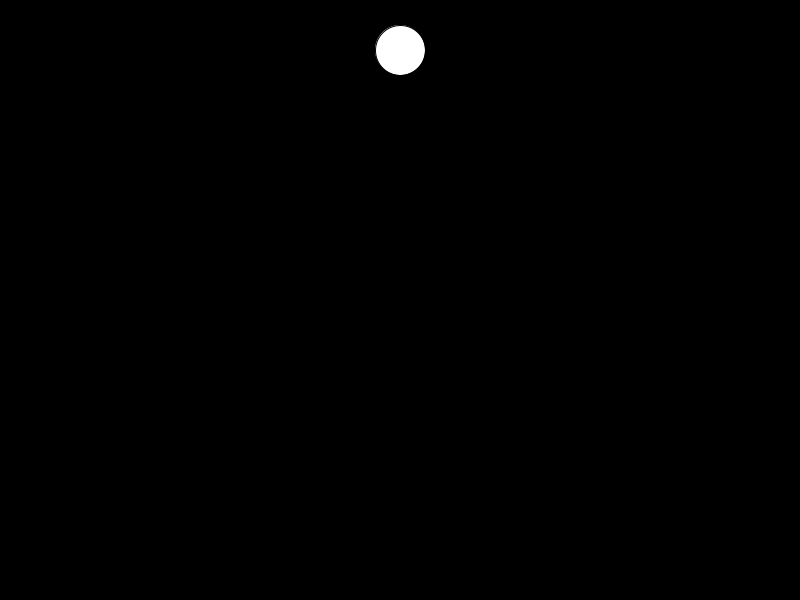
Frame 1 (no input)
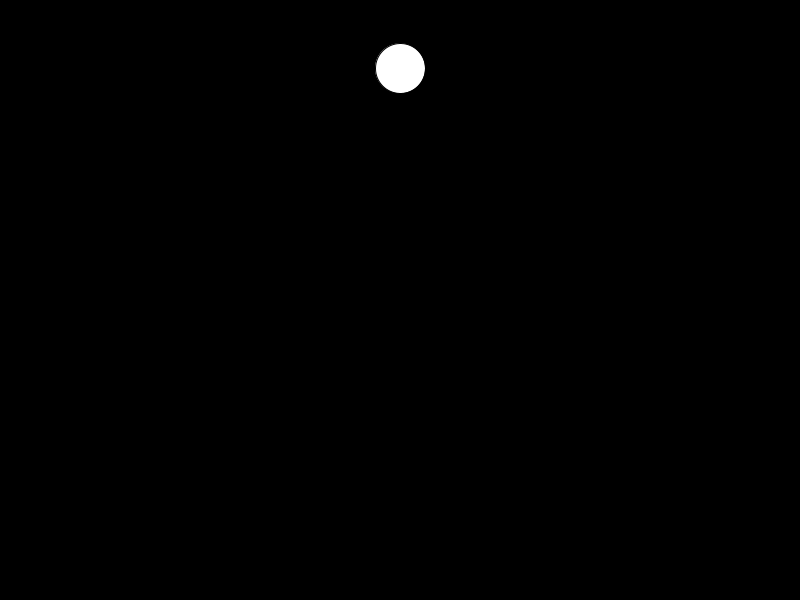
Frame 60 (the mouse pressed at the canvas centre just before this capture)
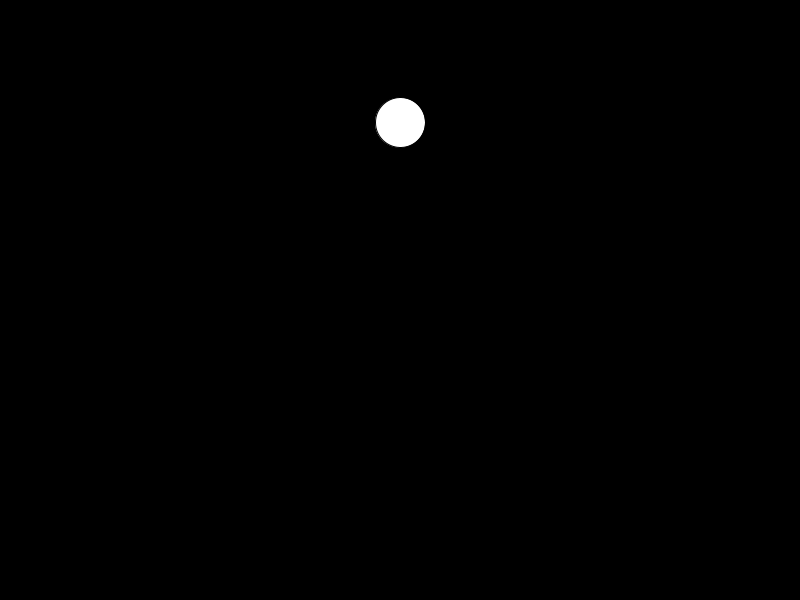
Frame 120 (the mouse held since frame 60 and released just before this capture)

The Processing sketch that drew these frames (run headless with seeded random() and noise(); from frame 60 on, the mouse is pressed at the canvas centre):

// Processing sketch: gravity_ball
// ── gravity_ball.pde
float locX, locY;    //location
float velX, velY;    //velocity
float gravity;       //gravity
float accX;          //horizontal acceleration

int sz = 50;

void setup() {
  size(800, 600); 
  locX = width/2;
  locY = sz;
  velX = 0;
  velY = 0;
  gravity = .01;
  accX = 0;
}

void draw() {

  background(0);
  velX += accX;
  velY+=gravity;

  locX += velX;
  locY += velY;

  ellipse(locX, locY, sz, sz);      //draw a ball

  if (locY + sz/2 > height) {
    locY = height - sz/2;
    velY *= -1;
  }
}
